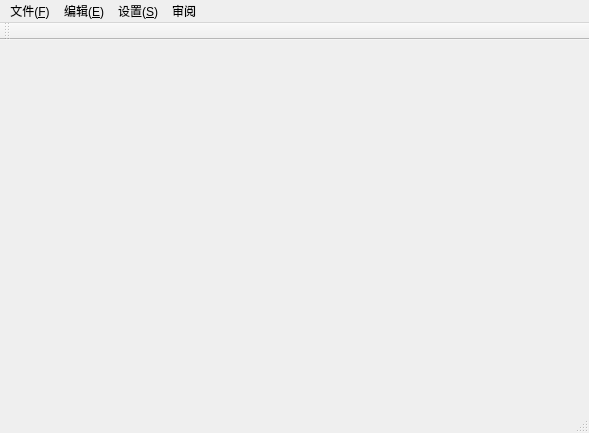
<?xml version="1.0" encoding="UTF-8"?>
<ui version="4.0">
 <class>MainWindow</class>
 <widget class="QMainWindow" name="MainWindow">
  <property name="geometry">
   <rect>
    <x>0</x>
    <y>0</y>
    <width>589</width>
    <height>433</height>
   </rect>
  </property>
  <property name="windowTitle">
   <string>MainWindow</string>
  </property>
  <widget class="QWidget" name="centralWidget"/>
  <widget class="QMenuBar" name="menuBar">
   <property name="geometry">
    <rect>
     <x>0</x>
     <y>0</y>
     <width>589</width>
     <height>19</height>
    </rect>
   </property>
   <widget class="QMenu" name="menu_F">
    <property name="title">
     <string>文件(&amp;F)</string>
    </property>
    <addaction name="action_New"/>
    <addaction name="action_Open"/>
    <addaction name="action_Save"/>
    <addaction name="action_SaveAs"/>
    <addaction name="separator"/>
    <addaction name="action_Exit"/>
   </widget>
   <widget class="QMenu" name="menu_E">
    <property name="title">
     <string>编辑(&amp;E)</string>
    </property>
    <addaction name="action_Undo"/>
    <addaction name="action_Redo"/>
    <addaction name="separator"/>
    <addaction name="action_Cut"/>
    <addaction name="action_Copy"/>
    <addaction name="action_Paste"/>
    <addaction name="action_Delete"/>
    <addaction name="separator"/>
    <addaction name="action_Find"/>
    <addaction name="action_FindNext"/>
    <addaction name="action_Replace"/>
    <addaction name="separator"/>
    <addaction name="action_SelectAll"/>
   </widget>
   <widget class="QMenu" name="menu_H">
    <property name="title">
     <string>设置(&amp;S)</string>
    </property>
    <addaction name="action_Setting"/>
    <addaction name="action_Help"/>
   </widget>
   <widget class="QMenu" name="menu">
    <property name="title">
     <string>审阅</string>
    </property>
    <addaction name="action_toLine"/>
    <addaction name="action_toParagraph"/>
    <addaction name="action_GetCharNum"/>
    <addaction name="action_AddTime"/>
    <addaction name="action_ShowLine"/>
   </widget>
   <addaction name="menu_F"/>
   <addaction name="menu_E"/>
   <addaction name="menu_H"/>
   <addaction name="menu"/>
  </widget>
  <widget class="QToolBar" name="mainToolBar">
   <attribute name="toolBarArea">
    <enum>TopToolBarArea</enum>
   </attribute>
   <attribute name="toolBarBreak">
    <bool>false</bool>
   </attribute>
  </widget>
  <widget class="QStatusBar" name="statusBar"/>
  <action name="action_New">
   <property name="text">
    <string>新建(&amp;N)</string>
   </property>
   <property name="shortcut">
    <string>Ctrl+N</string>
   </property>
  </action>
  <action name="action_Open">
   <property name="text">
    <string>打开(&amp;O)</string>
   </property>
   <property name="shortcut">
    <string>Ctrl+O</string>
   </property>
  </action>
  <action name="action_Save">
   <property name="text">
    <string>保存(&amp;S)</string>
   </property>
   <property name="shortcut">
    <string>Ctrl+S</string>
   </property>
  </action>
  <action name="action_SaveAs">
   <property name="text">
    <string>另存为(&amp;A)</string>
   </property>
   <property name="shortcut">
    <string>Ctrl+Shift+S</string>
   </property>
  </action>
  <action name="action_Exit">
   <property name="text">
    <string>退出(&amp;X)</string>
   </property>
   <property name="shortcut">
    <string>Ctrl+W</string>
   </property>
  </action>
  <action name="action_Undo">
   <property name="text">
    <string>撤销(&amp;U)</string>
   </property>
   <property name="shortcut">
    <string>Ctrl+Z</string>
   </property>
  </action>
  <action name="action_Cut">
   <property name="text">
    <string>剪切(&amp;T)</string>
   </property>
   <property name="shortcut">
    <string>Ctrl+X</string>
   </property>
  </action>
  <action name="action_Copy">
   <property name="text">
    <string>复制(&amp;C)</string>
   </property>
   <property name="shortcut">
    <string>Ctrl+C</string>
   </property>
  </action>
  <action name="action_Paste">
   <property name="text">
    <string>粘贴(&amp;P)</string>
   </property>
   <property name="shortcut">
    <string>Ctrl+V</string>
   </property>
  </action>
  <action name="action_Delete">
   <property name="text">
    <string>删除(&amp;L)</string>
   </property>
   <property name="shortcut">
    <string>Del</string>
   </property>
  </action>
  <action name="action_Find">
   <property name="text">
    <string>查找(&amp;F)</string>
   </property>
   <property name="shortcut">
    <string>Ctrl+F</string>
   </property>
  </action>
  <action name="action_FindNext">
   <property name="text">
    <string>查找下一个(&amp;N)</string>
   </property>
   <property name="shortcut">
    <string>F3</string>
   </property>
  </action>
  <action name="action_Replace">
   <property name="text">
    <string>替换(&amp;R)</string>
   </property>
   <property name="shortcut">
    <string>Ctrl+R</string>
   </property>
  </action>
  <action name="action_Redo">
   <property name="text">
    <string>重做(&amp;Y)</string>
   </property>
   <property name="shortcut">
    <string>Ctrl+Y</string>
   </property>
  </action>
  <action name="action_Setting">
   <property name="text">
    <string>系统设置</string>
   </property>
  </action>
  <action name="action_Help">
   <property name="text">
    <string>帮助(&amp;H)</string>
   </property>
   <property name="shortcut">
    <string>Ctrl+H</string>
   </property>
  </action>
  <action name="action_SelectAll">
   <property name="text">
    <string>全选（&amp;A）</string>
   </property>
   <property name="shortcut">
    <string>Ctrl+A</string>
   </property>
  </action>
  <action name="action_GetCharNum">
   <property name="text">
    <string>字符统计</string>
   </property>
   <property name="shortcut">
    <string>Ctrl+M</string>
   </property>
  </action>
  <action name="action_AddTime">
   <property name="text">
    <string>附加日期</string>
   </property>
   <property name="shortcut">
    <string>Ctrl+T</string>
   </property>
  </action>
  <action name="action_toLine">
   <property name="text">
    <string>转到行</string>
   </property>
   <property name="shortcut">
    <string>Ctrl+L</string>
   </property>
  </action>
  <action name="action_toParagraph">
   <property name="text">
    <string>转到段</string>
   </property>
   <property name="shortcut">
    <string>Ctrl+P</string>
   </property>
  </action>
  <action name="action_ShowLine">
   <property name="checkable">
    <bool>true</bool>
   </property>
   <property name="text">
    <string>按行显示行号</string>
   </property>
  </action>
 </widget>
 <layoutdefault spacing="6" margin="11"/>
 <resources/>
 <connections/>
</ui>
